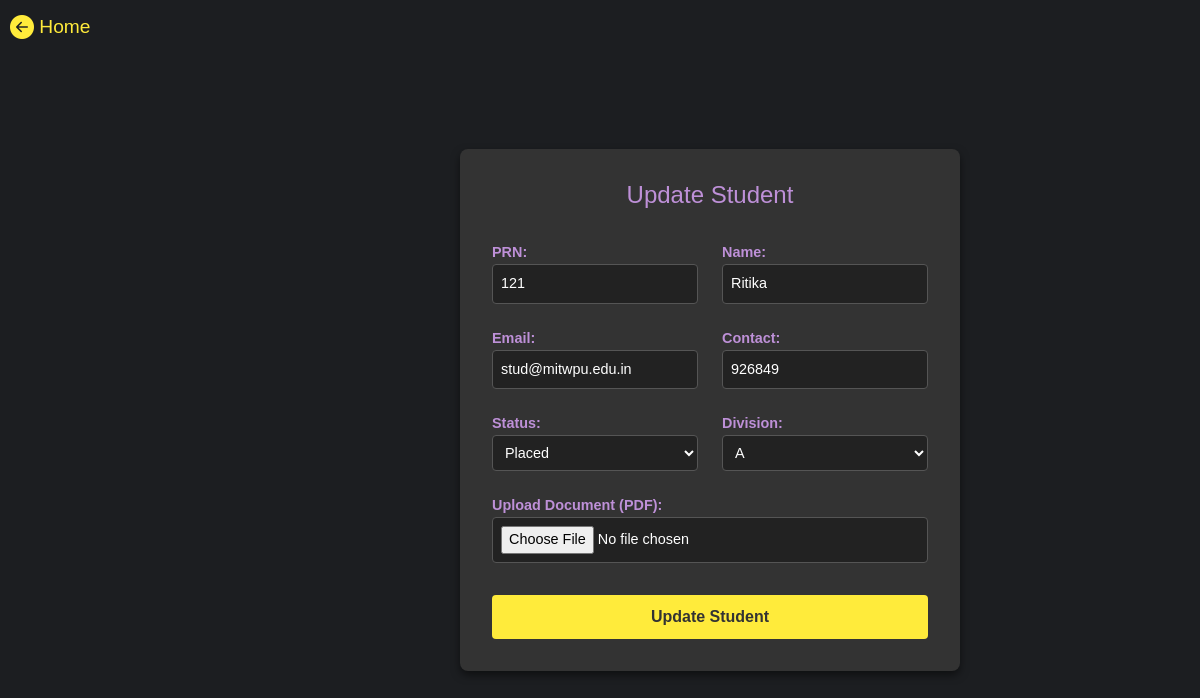
Page /update/19/ on the committed database.
### app/models.py (models this page shows, shortened)
class Student(models.Model):
    prn=models.CharField(max_length=10,unique=True)
    name=models.CharField(max_length=25)
    email=models.EmailField(default="stud@mitwpu.edu.in",null=False)
    phn = models.CharField(max_length=10, blank=True, null=True)
    status=models.ForeignKey(Status,on_delete=models.CASCADE,related_name="s_status")
    div = models.ForeignKey(Division, on_delete=models.CASCADE, related_name="students")
    doc = models.FileField(upload_to='documents/', null=True, blank=True)

class Status(models.Model):
    status=models.CharField(max_length=10)
    def __str__(self):
        return self.status

class Division(models.Model):
    div=models.CharField(max_length=2)
    def __str__(self):
        return self.div

### app/views.py (the view)
# urls.py: path('update/<int:student_id>/',addData, name='update_student'),
def addData(request, student_id=None):
    if student_id:
        student = get_object_or_404(Student, id=student_id)
    else:
        student = None
    if request.method == 'POST':
        form = DataForm(request.POST, request.FILES, instance=student)
        if form.is_valid():
            form.save()
            return redirect('home')  # Redirect to the placed students page after saving
    else:
        form = DataForm(instance=student)  # Pre-fill the form if updating an existing student
    return render(request, 'add.html', {'form': form, 'student': student})

### app/forms.py
class DataForm(forms.ModelForm):
    class Meta:
        model=Student
        fields=['prn','name','email','phn','status','div','doc']

### templates/add.html (shortened to what this page needs)
{% load static %}
<!DOCTYPE html>
<html lang="en">
<head>
    <link href="https://cdn.jsdelivr.net/npm/bootstrap@5.3.0-alpha1/dist/css/bootstrap.min.css" rel="stylesheet">
</head>
<body>
    <a href="{% url 'home' %}" class="back-link">
        <i class="bi bi-arrow-left-circle-fill"></i> Home
    </a>
    <div class="form-container">
        <h2>{% if student %}Update Student{% else %}Add Student{% endif %}</h2>
        <form method="post" enctype="multipart/form-data">
        <div class="row">
            <div class="col-md-6">
                <label for="prn">PRN:</label>
                {{ form.prn }}
            </div>
            <div class="col-md-6">
                <label for="name">Name:</label>
                {{ form.name }}
            </div>
        </div>
        <div class="row">
            <div class="col-md-6">
                <label for="email">Email:</label>
                {{ form.email }}
            </div>
            <div class="col-md-6">
                <label for="phn">Contact:</label>
                {{ form.phn }}
            </div>
        </div>
        <div class="row">
            <div class="col-md-6">
                <label for="status">Status:</label>
                {{ form.status }}
            </div>
            <div class="col-md-6">
                <label for="division">Division:</label>
                {{ form.div }}
            </div>
        </div>
        <label for="document">Upload Document (PDF):</label>
        <input type="file" name="doc" accept="application/pdf">
        <button type="submit" class="btn-submit">{% if student %}Update Student{% else %}Add Student{% endif %}</button>
    </form>
    </div>
    <link rel="stylesheet" href="https://cdn.jsdelivr.net/npm/bootstrap-icons/font/bootstrap-icons.css">
</body>
</html>

### templates/add.html (style rules this page uses)
body { background-color: #1c1e21; color: #ffffff; font-family: Arial, sans-serif; margin-left: 220px; padding-top: 20px; display: flex; justify-content: center; align-items: center; min-height: 100vh; }
.form-container { background-color: #333; border-radius: 8px; padding: 2rem; max-width: 500px; width: 100%; box-shadow: 0 4px 8px rgba(0, 0, 0, 0.5); }
h2 { color: #be90d8; text-align: center; margin-bottom: 1.5rem; font-size: 1.5rem; }
label { font-weight: bold; color: #be90d8; margin-top: 0.5rem; font-size: 0.9rem; }
input[type="text"], input[type="email"], input[type="file"], select { background-color: #222; color: #ffffff; border: 1px solid #555; border-radius: 4px; padding: 8px; width: 100%; margin-bottom: 1rem; font-size: 0.9rem; }
.btn-submit { background-color: #ffeb3b; color: #333; font-weight: bold; width: 100%; padding: 10px; border: none; border-radius: 4px; margin-top: 1rem; font-size: 1rem; }
.back-link { position: absolute; top: 10px; left: 10px; font-size: 1.2rem; color: #ffeb3b; text-decoration: none; }
.back-link i { font-size: 1.5rem; vertical-align: middle; }

### rows in the picture
Student: prn "121", name "Ritika", email "stud@mitwpu.edu.in", phn "926849"
Status: status "Placed"
Division: div "A"
